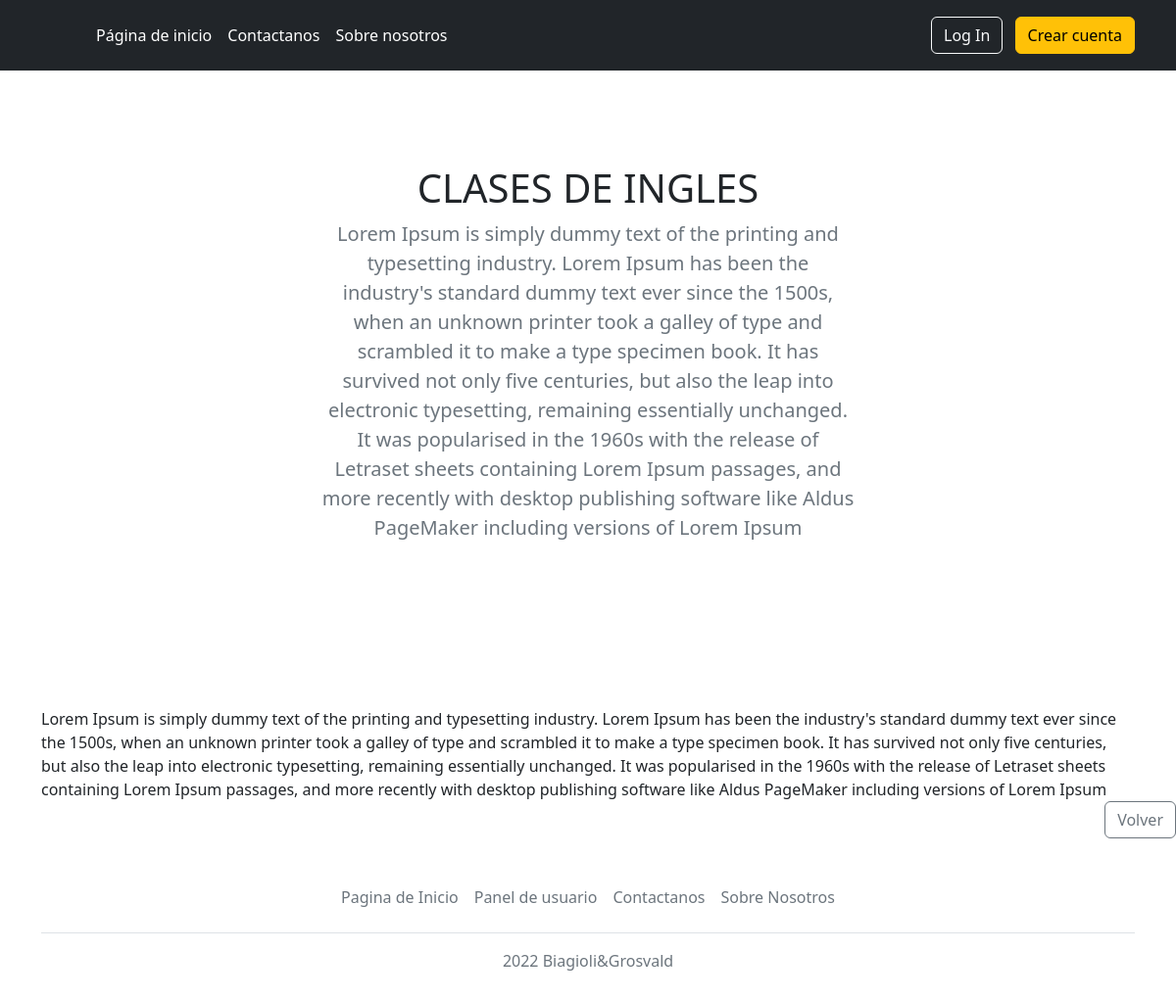
/anuncio/3/, run on the app's committed database.
### App/models.py (models this page shows, shortened)
class Anuncio(models.Model):
    titulo = models.CharField(max_length=100)
    materia = models.CharField(max_length=180)
    autor = models.ForeignKey(User, on_delete=models.DO_NOTHING)
    imagen = models.ImageField(upload_to="App\static", null=True, blank=True)
    descripcion_clase = models.CharField(max_length=800)
    date_created = models.DateTimeField(default=timezone.now)
    date_updated = models.DateTimeField(default=timezone.now)

### App/views.py (the view)
# urls.py: path('anuncio/<pk>/', AnuncioDetailView.as_view(), name='anuncio-detalle'), #FUNCIONANDO
class AnuncioDetailView(DetailView):
    model = Anuncio
    template_name = "App/anuncio_detalle.html"
    context_object_name = "anuncio"
    def get_context_data(self, **kwargs):
        context = super().get_context_data(**kwargs)
        context['anuncio'] = Anuncio.objects.order_by('date_updated').first()
        return context

### App/templates/App/anuncio_detalle.html (shortened to what this page needs)
{% extends "App/base.html" %}
{% block main %}
  <section class="py-5 text-center container">
    <div class="row py-lg-5">
      <div class="col-lg-6 col-md-8 mx-auto">
        <h1 class="fw-light">{{anuncio.titulo}}</h1>
        <p class="lead text-muted">{{anuncio.descripcion_clase}}</p>
      </div>
    </div>
  </section>
  <main class="flex-shrink-0">
    <div class="container">
      <div style="text-align:center;">
      </div>
      <div style="padding-top: 2em;">
       {{anuncio.descripcion_clase | safe }}
      </div>
    </div>
  </main>
  <p align="right">
    <a class="btn btn-outline-secondary" href="/" role="button">Volver</a>
  </p>
{% endblock %}

### data on the page
Anuncio: titulo "CLASES DE INGLES", descripcion_clase "Lorem Ipsum is simply dummy text of the printing and typesetting industry. Lorem Ipsum has been the industry's standard dummy text ever since the 1500s, when an unknown printer took a galley of type and scrambled it to make a type specimen book. It has survived not only five centuries, but also the leap into electronic typesetting, remaining essentially unchanged. It was popularised in the 1960s with the release of Letraset sheets containing Lorem Ipsum passages, and more recently with desktop publishing software like Aldus PageMaker including versions of Lorem Ipsum"
